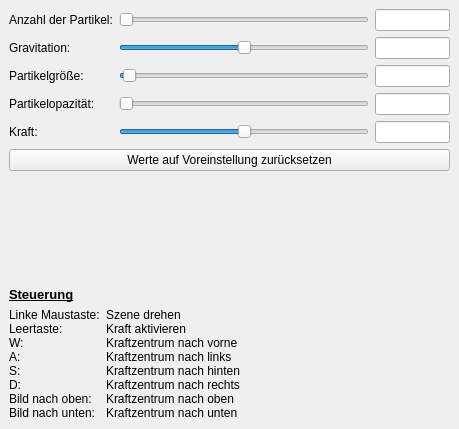
<?xml version="1.0" encoding="UTF-8"?>
<ui version="4.0">
 <class>Settings</class>
 <widget class="QDockWidget" name="Settings">
  <property name="geometry">
   <rect>
    <x>0</x>
    <y>0</y>
    <width>459</width>
    <height>429</height>
   </rect>
  </property>
  <property name="windowTitle">
   <string>Einstellungen</string>
  </property>
  <widget class="QWidget" name="dockWidgetContents">
   <layout class="QVBoxLayout" name="verticalLayout">
    <item>
     <layout class="QGridLayout" name="gridLayout">
      <item row="0" column="1">
       <widget class="QSlider" name="ParticleSlider">
        <property name="minimumSize">
         <size>
          <width>150</width>
          <height>0</height>
         </size>
        </property>
        <property name="minimum">
         <number>100</number>
        </property>
        <property name="maximum">
         <number>30000000</number>
        </property>
        <property name="singleStep">
         <number>250000</number>
        </property>
        <property name="pageStep">
         <number>500000</number>
        </property>
        <property name="value">
         <number>100</number>
        </property>
        <property name="sliderPosition">
         <number>100</number>
        </property>
        <property name="orientation">
         <enum>Qt::Horizontal</enum>
        </property>
        <property name="tickPosition">
         <enum>QSlider::NoTicks</enum>
        </property>
        <property name="tickInterval">
         <number>250000</number>
        </property>
       </widget>
      </item>
      <item row="0" column="2">
       <widget class="QLineEdit" name="ParticleEdit">
        <property name="sizePolicy">
         <sizepolicy hsizetype="MinimumExpanding" vsizetype="Fixed">
          <horstretch>0</horstretch>
          <verstretch>0</verstretch>
         </sizepolicy>
        </property>
        <property name="maximumSize">
         <size>
          <width>75</width>
          <height>16777215</height>
         </size>
        </property>
        <property name="alignment">
         <set>Qt::AlignRight|Qt::AlignTrailing|Qt::AlignVCenter</set>
        </property>
        <property name="readOnly">
         <bool>true</bool>
        </property>
       </widget>
      </item>
      <item row="1" column="0">
       <widget class="QLabel" name="label_2">
        <property name="text">
         <string>Gravitation:</string>
        </property>
       </widget>
      </item>
      <item row="1" column="1">
       <widget class="QSlider" name="GravitySlider">
        <property name="minimumSize">
         <size>
          <width>150</width>
          <height>0</height>
         </size>
        </property>
        <property name="minimum">
         <number>-1000</number>
        </property>
        <property name="maximum">
         <number>1000</number>
        </property>
        <property name="orientation">
         <enum>Qt::Horizontal</enum>
        </property>
        <property name="tickPosition">
         <enum>QSlider::NoTicks</enum>
        </property>
       </widget>
      </item>
      <item row="1" column="2">
       <widget class="QLineEdit" name="GravityEdit">
        <property name="sizePolicy">
         <sizepolicy hsizetype="MinimumExpanding" vsizetype="Fixed">
          <horstretch>0</horstretch>
          <verstretch>0</verstretch>
         </sizepolicy>
        </property>
        <property name="maximumSize">
         <size>
          <width>75</width>
          <height>16777215</height>
         </size>
        </property>
        <property name="alignment">
         <set>Qt::AlignRight|Qt::AlignTrailing|Qt::AlignVCenter</set>
        </property>
        <property name="readOnly">
         <bool>true</bool>
        </property>
       </widget>
      </item>
      <item row="2" column="0">
       <widget class="QLabel" name="label_3">
        <property name="text">
         <string>Partikelgröße:</string>
        </property>
       </widget>
      </item>
      <item row="3" column="0">
       <widget class="QLabel" name="label_4">
        <property name="text">
         <string>Partikelopazität:</string>
        </property>
       </widget>
      </item>
      <item row="0" column="0">
       <widget class="QLabel" name="label">
        <property name="text">
         <string>Anzahl der Partikel:</string>
        </property>
       </widget>
      </item>
      <item row="4" column="0">
       <widget class="QLabel" name="label_5">
        <property name="text">
         <string>Kraft:</string>
        </property>
       </widget>
      </item>
      <item row="2" column="1">
       <widget class="QSlider" name="ParticleSizeSlider">
        <property name="minimumSize">
         <size>
          <width>150</width>
          <height>0</height>
         </size>
        </property>
        <property name="minimum">
         <number>10</number>
        </property>
        <property name="maximum">
         <number>100</number>
        </property>
        <property name="value">
         <number>11</number>
        </property>
        <property name="orientation">
         <enum>Qt::Horizontal</enum>
        </property>
       </widget>
      </item>
      <item row="3" column="1">
       <widget class="QSlider" name="ParticleOpacitySlider">
        <property name="minimumSize">
         <size>
          <width>150</width>
          <height>0</height>
         </size>
        </property>
        <property name="maximum">
         <number>100</number>
        </property>
        <property name="orientation">
         <enum>Qt::Horizontal</enum>
        </property>
       </widget>
      </item>
      <item row="4" column="1">
       <widget class="QSlider" name="ForceSlider">
        <property name="minimumSize">
         <size>
          <width>150</width>
          <height>0</height>
         </size>
        </property>
        <property name="minimum">
         <number>-500</number>
        </property>
        <property name="maximum">
         <number>500</number>
        </property>
        <property name="orientation">
         <enum>Qt::Horizontal</enum>
        </property>
       </widget>
      </item>
      <item row="2" column="2">
       <widget class="QLineEdit" name="ParticleSizeEdit">
        <property name="sizePolicy">
         <sizepolicy hsizetype="MinimumExpanding" vsizetype="Fixed">
          <horstretch>0</horstretch>
          <verstretch>0</verstretch>
         </sizepolicy>
        </property>
        <property name="maximumSize">
         <size>
          <width>75</width>
          <height>16777215</height>
         </size>
        </property>
        <property name="alignment">
         <set>Qt::AlignRight|Qt::AlignTrailing|Qt::AlignVCenter</set>
        </property>
        <property name="readOnly">
         <bool>true</bool>
        </property>
       </widget>
      </item>
      <item row="3" column="2">
       <widget class="QLineEdit" name="ParticleOpacityEdit">
        <property name="sizePolicy">
         <sizepolicy hsizetype="MinimumExpanding" vsizetype="Fixed">
          <horstretch>0</horstretch>
          <verstretch>0</verstretch>
         </sizepolicy>
        </property>
        <property name="maximumSize">
         <size>
          <width>75</width>
          <height>16777215</height>
         </size>
        </property>
        <property name="alignment">
         <set>Qt::AlignRight|Qt::AlignTrailing|Qt::AlignVCenter</set>
        </property>
        <property name="readOnly">
         <bool>true</bool>
        </property>
       </widget>
      </item>
      <item row="4" column="2">
       <widget class="QLineEdit" name="ForceEdit">
        <property name="sizePolicy">
         <sizepolicy hsizetype="MinimumExpanding" vsizetype="Fixed">
          <horstretch>0</horstretch>
          <verstretch>0</verstretch>
         </sizepolicy>
        </property>
        <property name="maximumSize">
         <size>
          <width>75</width>
          <height>16777215</height>
         </size>
        </property>
        <property name="alignment">
         <set>Qt::AlignRight|Qt::AlignTrailing|Qt::AlignVCenter</set>
        </property>
        <property name="readOnly">
         <bool>true</bool>
        </property>
       </widget>
      </item>
     </layout>
    </item>
    <item>
     <widget class="QPushButton" name="btnReset">
      <property name="text">
       <string>Werte auf Voreinstellung zurücksetzen</string>
      </property>
     </widget>
    </item>
    <item>
     <spacer name="verticalSpacer">
      <property name="orientation">
       <enum>Qt::Vertical</enum>
      </property>
      <property name="sizeHint" stdset="0">
       <size>
        <width>20</width>
        <height>40</height>
       </size>
      </property>
     </spacer>
    </item>
    <item>
     <widget class="QLabel" name="label_6">
      <property name="text">
       <string>&lt;!DOCTYPE HTML PUBLIC &quot;-//W3C//DTD HTML 4.0//EN&quot; &quot;http://www.w3.org/TR/REC-html40/strict.dtd&quot;&gt;
&lt;html&gt;&lt;head&gt;&lt;meta name=&quot;qrichtext&quot; content=&quot;1&quot; /&gt;&lt;style type=&quot;text/css&quot;&gt;
p, li { white-space: pre-wrap; }
&lt;/style&gt;&lt;/head&gt;&lt;body style=&quot; font-family:'MS Shell Dlg 2'; font-size:8.25pt; font-weight:400; font-style:normal;&quot;&gt;
&lt;p style=&quot; margin-top:0px; margin-bottom:0px; margin-left:0px; margin-right:0px; -qt-block-indent:0; text-indent:0px;&quot;&gt;&lt;span style=&quot; font-size:10pt; font-weight:600; text-decoration: underline;&quot;&gt;Steuerung&lt;/span&gt;&lt;/p&gt;&lt;/body&gt;&lt;/html&gt;</string>
      </property>
     </widget>
    </item>
    <item>
     <layout class="QHBoxLayout" name="horizontalLayout">
      <item>
       <widget class="QLabel" name="label_7">
        <property name="text">
         <string>Linke Maustaste:
Leertaste:
W:
A:
S:
D:
Bild nach oben:
Bild nach unten:</string>
        </property>
        <property name="alignment">
         <set>Qt::AlignLeading|Qt::AlignLeft|Qt::AlignTop</set>
        </property>
       </widget>
      </item>
      <item>
       <widget class="QLabel" name="label_8">
        <property name="text">
         <string>Szene drehen
Kraft aktivieren
Kraftzentrum nach vorne
Kraftzentrum nach links
Kraftzentrum nach hinten
Kraftzentrum nach rechts
Kraftzentrum nach oben
Kraftzentrum nach unten</string>
        </property>
        <property name="alignment">
         <set>Qt::AlignLeading|Qt::AlignLeft|Qt::AlignTop</set>
        </property>
       </widget>
      </item>
      <item>
       <spacer name="horizontalSpacer">
        <property name="orientation">
         <enum>Qt::Horizontal</enum>
        </property>
        <property name="sizeHint" stdset="0">
         <size>
          <width>40</width>
          <height>20</height>
         </size>
        </property>
       </spacer>
      </item>
     </layout>
    </item>
   </layout>
  </widget>
 </widget>
 <resources/>
 <connections/>
</ui>
